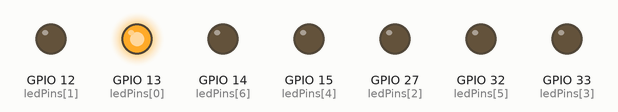
Recording of a sketch running on a simulated ESP32. Shown: output pins drawn as LEDs (lit = HIGH).

Above: at 0.05 s.
At 0.55 s:
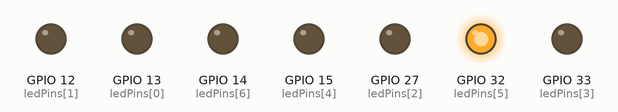
At 1.05 s:
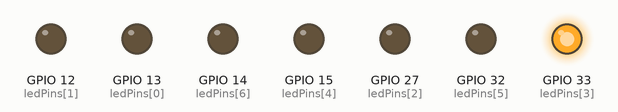
At 1.25 s:
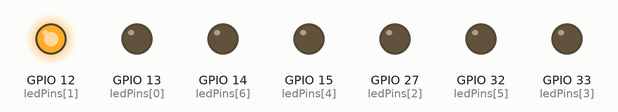
At 2.1 s:
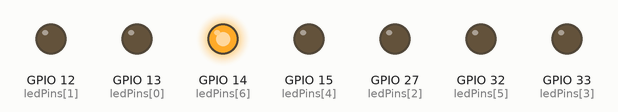
At 3.05 s:
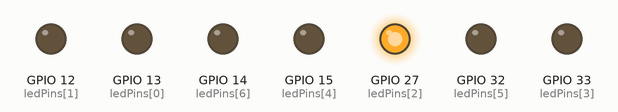
Timing chart, 0 to 3.4 s (numbered marks = the images above):
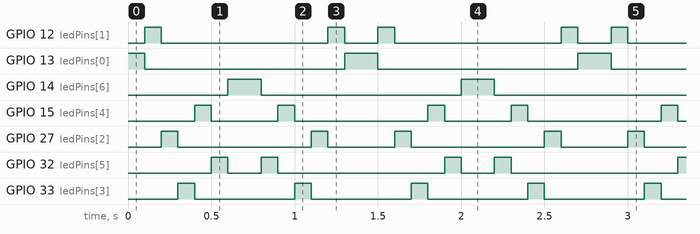

Measured:
- by itself, GPIO 12 (ledPins[1]): repeats every 1.4 s: LOW 1.0 s, HIGH 0.10 s, LOW 0.20 s, HIGH 0.10 s
- by itself, GPIO 13 (ledPins[0]): repeats every 1.4 s: LOW 1.2 s, HIGH 0.20 s
- by itself, GPIO 14 (ledPins[6]): alternates HIGH for 0.20 s and LOW for 1.2 s
- by itself, GPIO 15 (ledPins[4]): repeats every 1.4 s: LOW 0.40 s, HIGH 0.10 s, LOW 0.80 s, HIGH 0.10 s
- by itself, GPIO 27 (ledPins[2]): repeats every 1.4 s: LOW 0.80 s, HIGH 0.10 s, LOW 0.40 s, HIGH 0.10 s
- by itself, GPIO 32 (ledPins[5]): repeats every 1.4 s: LOW 0.20 s, HIGH 0.10 s, LOW 1.0 s, HIGH 0.10 s
- by itself, GPIO 33 (ledPins[3]): alternates HIGH for 0.10 s and LOW for 0.60 s

The sketch:

led_chaser.ino
```cpp
// A list (array) of the pins we connected our LEDs to
int ledPins[] = {13, 12, 27, 33, 15, 32, 14};
int pinCount = 7; // Total number of LEDs

void setup() {
  // Use a 'for loop' to set all pins as OUTPUT at once
  for (int i = 0; i < pinCount; i++) {
    pinMode(ledPins[i], OUTPUT);
  }
}

void loop() {
  // 1. Move the light from left to right
  for (int i = 0; i < pinCount; i++) {
    digitalWrite(ledPins[i], HIGH); // Turn LED on
    delay(100);                    // Wait 0.1 seconds
    digitalWrite(ledPins[i], LOW);  // Turn LED off
  }

  // 2. Move the light from right to left
  for (int i = pinCount - 1; i >= 0; i--) {
    digitalWrite(ledPins[i], HIGH);
    delay(100);
    digitalWrite(ledPins[i], LOW);
  }
}
```
